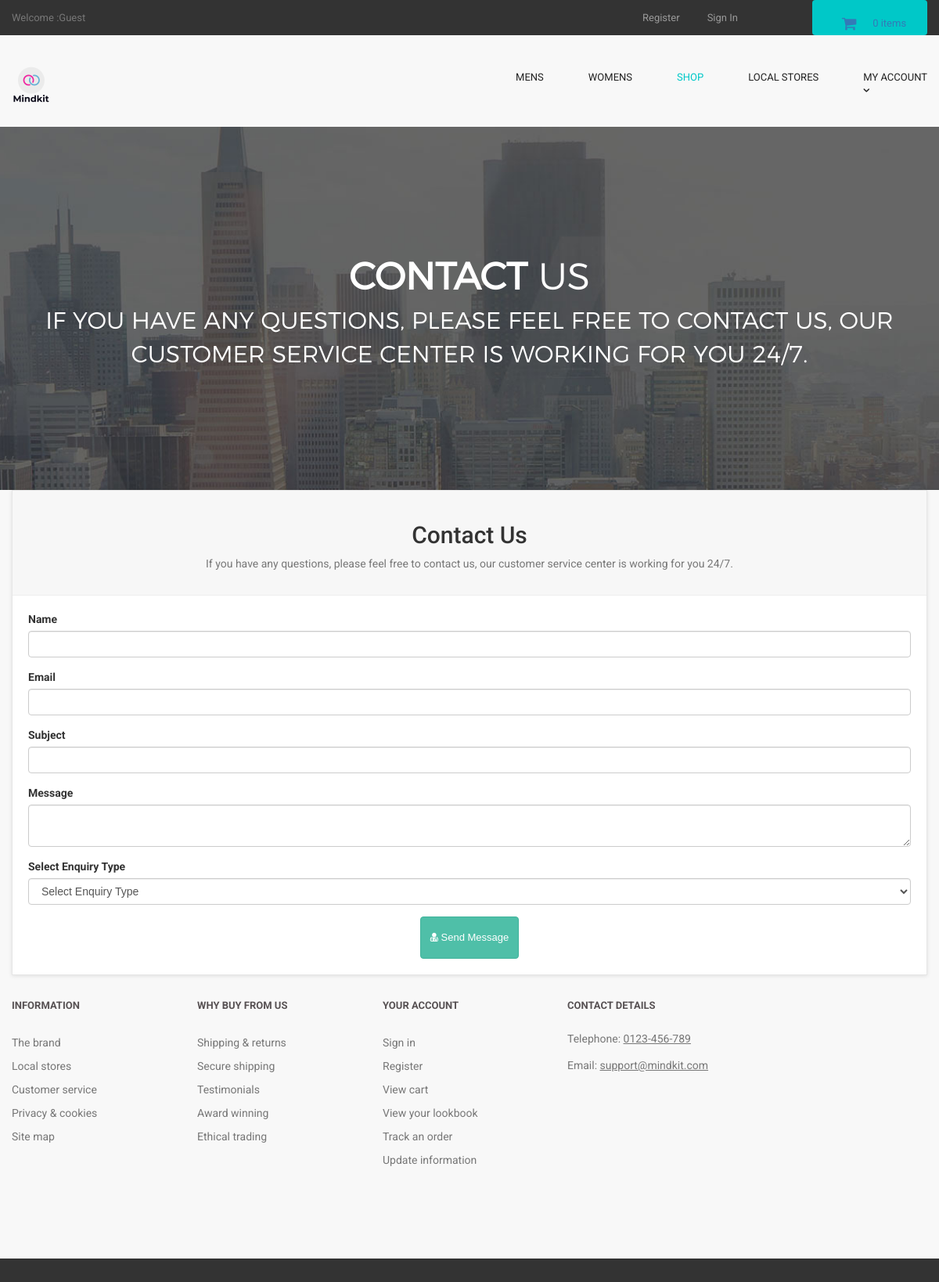
The page /contact.php on the database its author committed.
### tables this page shows
CREATE TABLE `contact_us` (
  `contact_id` int(10) NOT NULL,
  `contact_email` text NOT NULL,
  `contact_heading` text NOT NULL,
  `contact_desc` text NOT NULL
);

### contact.php (the view, shortened to what this page needs)
<?php
include("includes/db.php");
include("includes/header.php");
include("includes/main.php");
?>
  <main>
    <div class="nero">
      <div class="nero__heading">
        <span class="nero__bold">Contact</span> Us
      </div>
      <p class="nero__text">
      If you have any questions, please feel free to contact us, our customer service center is working for you 24/7.
      </p>
    </div>
  </main>
<div class="col-md-12" >
<div class="box" >
<div class="box-header" >
<center>
<?php
$get_contact_us = "select * from contact_us";
$run_conatct_us = mysqli_query($con,$get_contact_us);
$row_conatct_us = mysqli_fetch_array($run_conatct_us);
$contact_heading = $row_conatct_us['contact_heading'];
$contact_desc = $row_conatct_us['contact_desc'];
?>
<h2> <?php echo $contact_heading; ?> </h2>
<p class="text-muted" >
<?php echo $contact_desc; ?>
</p>
</center>
</div>
<form action="contact.php" method="post" >
<div class="form-group" >
<label>Name</label>
<input type="text" class="form-control" name="name" required>
</div>
<div class="form-group">
<label>Email</label>
<input type="text" class="form-control" name="email" required>
</div>
<div class="form-group">
<label> Subject </label>
<input type="text" class="form-control" name="subject" required>
</div>
<div class="form-group">
<label> Message </label>
<textarea class="form-control" name="message"> </textarea>
</div>
<div class="form-group">
<label> Select Enquiry Type </label>
<select name="enquiry_type" class="form-control">
<option> Select Enquiry Type </option>
</select>
</div>
<div class="text-center">
<button type="submit" name="submit" class="btn btn-primary">
<i class="fa fa-user-md"></i> Send Message
</button>
</div>
</form>
</div>
</div>
<?php
include("includes/footer.php");
?>
</body>
</html>

### styles/backend.css (style rules this page uses)
html { font-family: "Roboto", Helvetica, Arial, sans-serif; line-height: 1.15; -ms-text-size-adjust: 100%; -webkit-text-size-adjust: 100% }
body { margin: 0 }
figcaption, figure, main { display: block }
button, input, optgroup, select, textarea { font-family: sans-serif; font-size: 100%; line-height: 1.15; margin: 0 }
button, input { overflow: visible }
button, select { text-transform: none }
[type=reset], [type=submit], button, html [type=button] { -webkit-appearance: button }
textarea { overflow: auto }
html { box-sizing: border-box }
body { min-width: 1190px; font-family: Montserrat, sans-serif; font-weight: 400; background-color: white; }
.btn { display: inline-block; vertical-align: top; font-size: 13px; line-height: 40px; text-decoration: none; -webkit-transition: .3s; transition: .3s }
.nero { padding-top: 160px; padding-bottom: 140px; font-family: 'montserratlight', sans-serif; text-align: center; text-transform: uppercase; color: #FFF; background: #666 url("../images/banner-ave.jpg") no-repeat; background-size: cover; background-position: center; }
.nero__heading { font-size: 48px; }
.nero__bold { font-weight: 700; }
.nero__text { font-size: 30px; }

### styles/style.css (style rules this page uses)
body { font-family: "Roboto", Helvetica, Arial, sans-serif; font-size: 14px; line-height: 1.42857143; color: #333333; background-color: #f0f0f0; overflow-x: hidden; }
.btn-primary { color:rgb(255, 255, 255); background-color:rgb(79, 191, 168); border-color:rgb(65, 179, 156); }
.box { background: #fff; margin: 0 0 30px; border: solid 1px #e6e6e6; box-sizing: border-box; padding:20px; box-shadow: 0 1px 5px rgba(0, 0, 0, 0.1); }
.box .box-header { background:#f7f7f7; margin:-20px -20px 20px; padding:20px; border-bottom: solid 1px #eeeeee; }

### rows shown on the page
contact_us: contact_heading "Contact Us", contact_desc "If you have any questions, please feel free to contact us, our customer service center is working for you 24/7."

### other values the page prints
$count_items "0"
